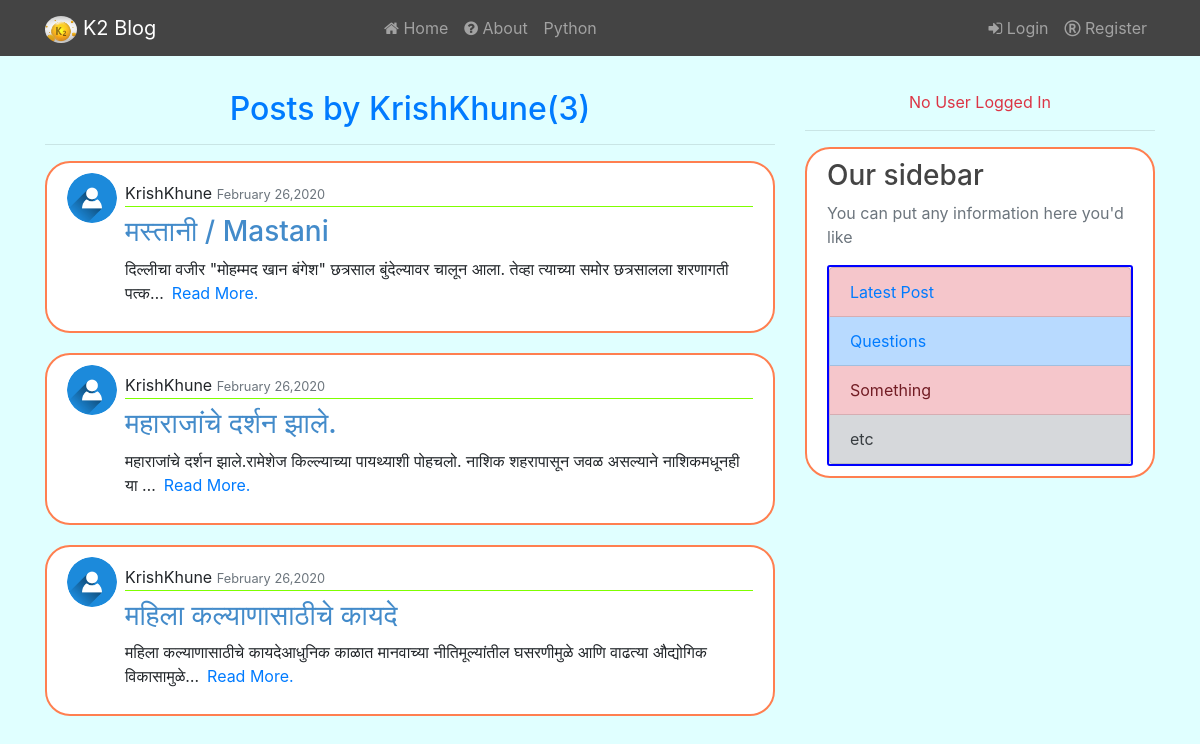
/user/KrishKhune, run on the app's committed database.
### blog/models.py (models this page shows, shortened)
class Post(models.Model):
    title=models.CharField(max_length=100)
    content=models.TextField()
    date_posted=models.DateTimeField(default=timezone.now)
    author=models.ForeignKey(User,on_delete=models.CASCADE)

### users/models.py (models this page shows, shortened)
class Profile(models.Model):
    user=models.OneToOneField(User,on_delete=models.CASCADE)
    image=models.ImageField(default="profile_pics/default.png",upload_to="profile_pics")

### blog/views.py (the view)
# urls.py: path('user/<str:username>',UserPostListView.as_view(),name="user-posts"),
class UserPostListView(ListView):
    model = Post
    template_name = 'blog/user_posts.html'
    context_object_name = 'posts'
    ordering = ['-date_posted']
    paginate_by = 5
    def get_queryset(self):
        user=get_object_or_404(User,username=self.kwargs.get('username'))
        return Post.objects.filter(author=user).order_by('-date_posted')

### templates/blog/user_posts.html (shortened to what this page needs)
{% extends 'blog/base.html' %}
{% block content %}
    <h2 class="text-center text-primary mb-1">Posts by {{view.kwargs.username}}({{page_obj.paginator.count}})</h2><hr/>
    {% for post in posts %}
    <article class="media content-section" id="box">
        <img class="rounded-circle account-img mr-2" src="{{post.author.profile.image.url}}" width="50" height="50">
        <div class="media-body">
            <div class="article-metadata mb-2 mt-2">
                {{post.author}}
                <small class="text-muted">{{post.date_posted|date:'F d,Y'}}</small>
            </div>
            <h3><a class="article-title" href="{% url 'post-detail' post.id %}">{{post.title}}</a> </h3>
            <p class="article-content">{{post.content|truncatechars:100}}&ensp;<a href="{% url 'post-detail' post.id %}" class="text-primary">Read More.</a></p>
        </div>
    </article>
    {% endfor %}
{% endblock %}

### static/blog/main.css (style rules this page uses)
body { margin-top:90px; background-color:lightcyan; }
h1,h2,h3,h4,h5,h6 { color:#444444; }
.content-section { background:#ffffff; padding:10px 20px; border:2px solid coral; border-radius:25px; margin-bottom:20px; }
.article-title { color:#444444; }
a.article-title { color:#438bca; text-decoration:none; }
.article-content { white-space:pre-line; }
.article-metadata { padding-bottom:1px; margin-bottom:4px; border-bottom:1px solid chartreuse; }

### data on the page
Post: author.profile.image (placeholder picture), author "KrishKhune", date_posted "February 26,2020", title "मस्तानी / Mastani", content "दिल्लीचा वजीर \"मोहम्मद खान बंगेश\" छत्रसाल बुंदेल्यावर चालून आला. तेव्हा त्याच्या समोर छत्रसालला शरणागती पत्क…"
Post: author.profile.image (placeholder picture), author "KrishKhune", date_posted "February 26,2020", title "महाराजांचे दर्शन झाले.", content "महाराजांचे दर्शन झाले.रामेशेज किल्ल्याच्या पायथ्याशी पोहचलो. नाशिक शहरापासून जवळ असल्याने नाशिकमधूनही या …"
Post: author.profile.image (placeholder picture), author "KrishKhune", date_posted "February 26,2020", title "महिला कल्याणासाठीचे कायदे", content "महिला कल्याणासाठीचे कायदेआधुनिक काळात मानवाच्या नीतिमूल्यांतील घसरणीमुळे आणि वाढत्या औद्योगिक विकासामुळे…"

### other printed values
{{ view.kwargs.username }} "KrishKhune"
{{ page_obj.paginator.count }} "3"
